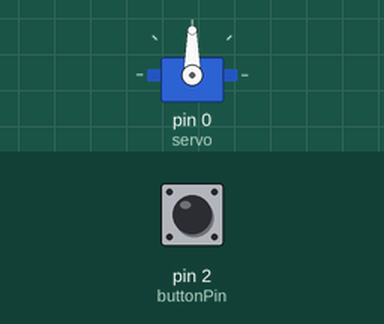
The sketch below on a simulated Arduino Uno, built with avr-gcc and run on an emulated ATmega328P. Parts: servo. Inputs (shaded band) come from the test bench; at power-on: pin 2 (buttonPin) HIGH. What the sketch prints to the serial monitor is not drawn.

Above: at 1.7 s.
1.8 s: pin 2 (buttonPin) pulled LOW for 3.2 s
At 5.2 s:
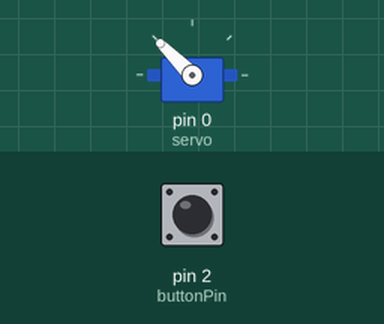
6.5 s: pin 2 (buttonPin) pulled LOW for 0.25 s
At 7.6 s:
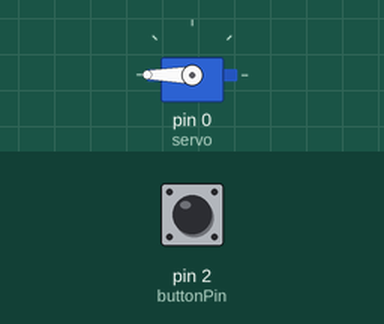
Timing chart, 0 to 9.5 s (numbered marks = the images above; inputs shaded):
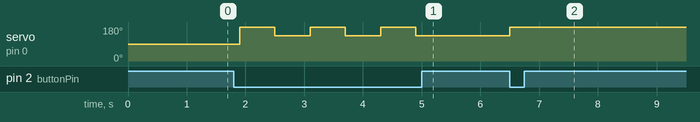

The sketch:

switchbot_dispenser.ino
```cpp
#include <Arduino.h>
#include <Servo.h>

Servo servo;
int numPixels = 16;
const int buttonPin = 2;
int buttonState = 0;
int openstate = 0; //0 means closed, 1 means open
void setup() {

  Serial.begin(115200);
  Serial.print("connecting servo");
  servo.attach(0);
  Serial.print("connecting pin");
  pinMode(buttonPin, INPUT);
  //on -> servo.write(180);
  //off ->servo.write(0);
  delay(500);

}
void loop(){
  //https://www.arduino.cc/en/Tutorial/BuiltInExamples/Button
  // read the state of the pushbutton value:
  buttonState = digitalRead(buttonPin);
  Serial.print(buttonState);

  // check if the pushbutton is pressed. If it is, the buttonState is HIGH:
  if (buttonState == LOW) {
    if(openstate == 0){
      Serial.print("turning on");
      openstate = 1;
      servo.write(180);
      delay(400);
    }else{
      Serial.print("turning off");
      openstate = 0;
      servo.write(135);
      delay(400);
    }
  }

  delay(200);
}
```

Measured:
- after the input at 1.8 s, servo on pin 0 (servo): alternates 180° for 0.60 s and 135° for 0.60 s, 6 changes in all, then stays 135°, starting after 0.10 s
- after the input at 6.5 s, servo on pin 0 (servo): 135° → 180° at once
